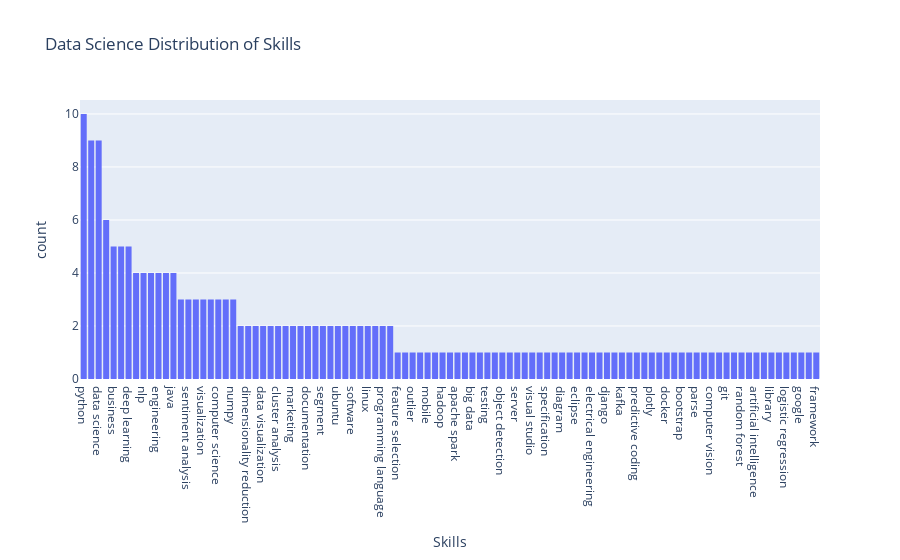

Notebook code for this chart:
### Code cell
Job_Category = 'Data Science'
Total_skills = []
if Job_Category != "ALL":
    fltr = data[data["Category"] == Job_Category]["skills"]
    for x in fltr:
        for i in x:
            Total_skills.append(i)
else:
    fltr = data["skills"]
    for x in fltr:
        for i in x:
            Total_skills.append(i)

fig = px.histogram(
    x=Total_skills,
    labels={"x": "Skills"},
    title=f"{Job_Category} Distribution of Skills",
).update_xaxes(categoryorder="total descending")
fig.show()

### Figure 1 — Plotly figure (JSON) as saved in the notebook; plotly's stock layout.template omitted (floating-point values rounded to 4 significant figures; data arrays with more than 128 entries replaced by an {"elided": "..."} marker saying what was removed)
{"data": [{"alignmentgroup": "True", "bingroup": "x", "hovertemplate": "Skills=%{x}<br>count=%{y}<extra></extra>", "legendgroup": "", "marker": {"color": "#636efa", "pattern": {"shape": ""}}, "name": "", "offsetgroup": "", "orientation": "v", "showlegend": false, "type": "histogram", "x": {"elided": "196 str values"}, "xaxis": "x", "yaxis": "y"}], "layout": {"barmode": "relative", "legend": {"tracegroupgap": 0}, "title": {"text": "Data Science Distribution of Skills"}, "xaxis": {"anchor": "y", "categoryorder": "total descending", "domain": [0, 1], "title": {"text": "Skills"}}, "yaxis": {"anchor": "x", "domain": [0, 1], "title": {"text": "count"}}}}
